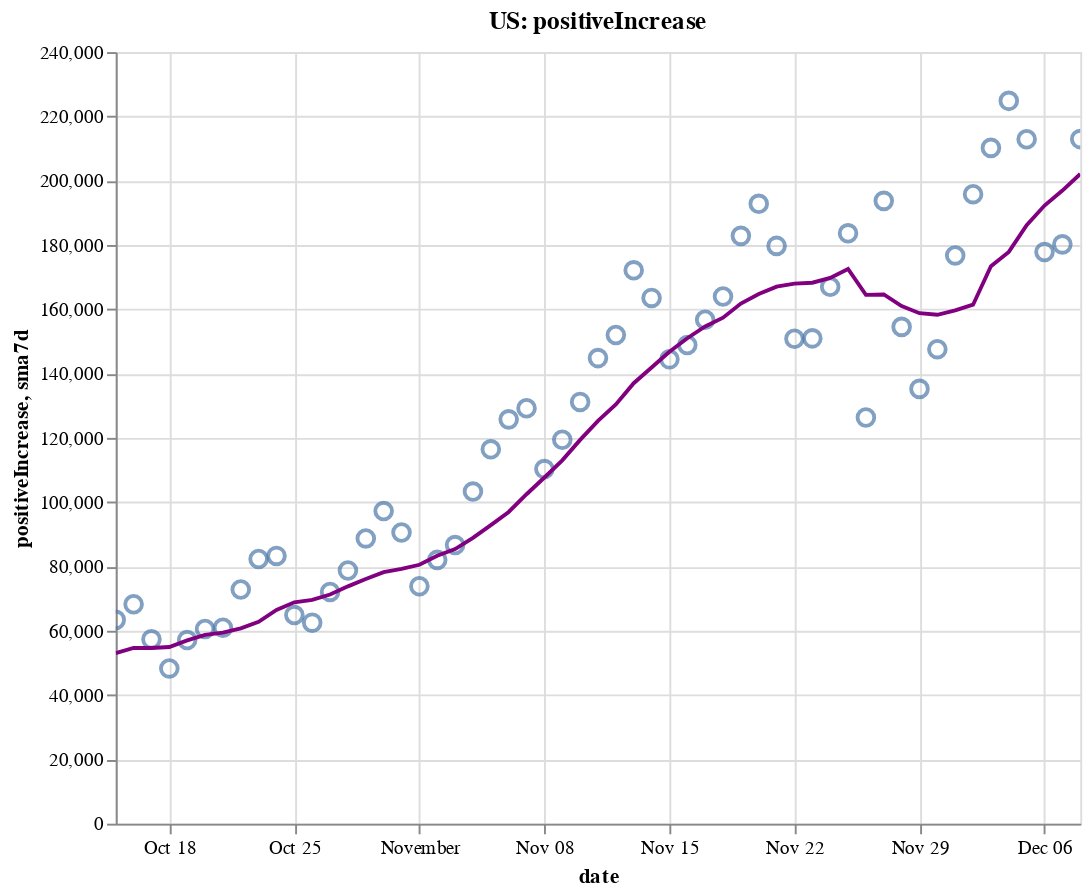

Notebook source saved alongside this figure:
### Code cell
create_plot(us, 'positiveIncrease')

### Figure 1 — Vega-Lite specification as saved in the notebook (floating-point values rounded to 4 significant figures)
{"config": {"view": {"continuousWidth": 400, "continuousHeight": 300}}, "layer": [{"layer": [{"mark": {"type": "point", "size": 75}, "encoding": {"tooltip": [{"type": "temporal", "field": "date"}, {"type": "quantitative", "field": "positiveIncrease"}, {"type": "quantitative", "field": "sma7d"}], "x": {"type": "temporal", "field": "date"}, "y": {"type": "quantitative", "field": "positiveIncrease"}}, "selection": {"selector002": {"type": "interval", "bind": "scales", "encodings": ["x", "y"]}}}, {"mark": {"type": "line", "color": "purple"}, "encoding": {"x": {"type": "temporal", "field": "date"}, "y": {"type": "quantitative", "field": "sma7d"}}}]}, {"mark": {"type": "rule", "color": "#aaa"}, "encoding": {"x": {"type": "temporal", "field": "date"}}, "transform": [{"filter": {"selection": "selector001"}}]}, {"mark": "circle", "encoding": {"opacity": {"condition": {"value": 1, "selection": "selector001"}, "value": 0}, "tooltip": [{"type": "temporal", "field": "date"}, {"type": "quantitative", "field": "positiveIncrease"}, {"type": "quantitative", "field": "sma7d"}], "x": {"type": "temporal", "field": "date"}, "y": {"type": "quantitative", "field": "positiveIncrease"}}, "selection": {"selector001": {"type": "single", "encodings": ["x"], "on": "mouseover", "nearest": true, "empty": "none"}}}, {"mark": {"type": "text", "align": "left", "dx": 5, "dy": -5, "stroke": "white", "strokeWidth": 2}, "encoding": {"text": {"type": "quantitative", "field": "positiveIncrease"}, "tooltip": [{"type": "temporal", "field": "date"}, {"type": "quantitative", "field": "positiveIncrease"}, {"type": "quantitative", "field": "sma7d"}], "x": {"type": "temporal", "field": "date"}, "y": {"type": "quantitative", "field": "positiveIncrease"}}, "transform": [{"filter": {"selection": "selector001"}}]}, {"mark": {"type": "text", "align": "left", "dx": 5, "dy": -5}, "encoding": {"text": {"type": "quantitative", "field": "positiveIncrease"}, "tooltip": [{"type": "temporal", "field": "date"}, {"type": "quantitative", "field": "positiveIncrease"}, {"type": "quantitative", "field": "sma7d"}], "x": {"type": "temporal", "field": "date"}, "y": {"type": "quantitative", "field": "positiveIncrease"}}, "transform": [{"filter": {"selection": "selector001"}}]}], "data": {"name": "data-c521dd7aae1db661ce78ebd2d1049daf"}, "height": 400, "title": "US: positiveIncrease", "width": 500, "$schema": "https://vega.github.io/schema/vega-lite/v4.8.1.json", "datasets": {"data-c521dd7aae1db661ce78ebd2d1049daf": [{"date": "2020-10-15T00:00:00", "totalTestResultsIncrease": 1109000.0, "positiveIncrease": 63390.0, "death": 209400.0, "deathIncrease": 930.0, "positiveRate": 0.057, "state": "US", "sma7d": 53030.0}, {"date": "2020-10-16T00:00:00", "totalTestResultsIncrease": 1231000.0, "positiveIncrease": 68250.0, "death": 210300.0, "deathIncrease": 897.0, "positiveRate": 0.055, "state": "US", "sma7d": 54670.0}, {"date": "2020-10-17T00:00:00", "totalTestResultsIncrease": 1299000.0, "positiveIncrease": 57330.0, "death": 211100.0, "deathIncrease": 773.0, "positiveRate": 0.044, "state": "US", "sma7d": 54660.0}, {"date": "2020-10-18T00:00:00", "totalTestResultsIncrease": 1052000.0, "positiveIncrease": 48280.0, "death": 211500.0, "deathIncrease": 402.0, "positiveRate": 0.046, "state": "US", "sma7d": 54940.0}, {"date": "2020-10-19T00:00:00", "totalTestResultsIncrease": 1135000.0, "positiveIncrease": 57110.0, "death": 212000.0, "deathIncrease": 456.0, "positiveRate": 0.05, "state": "US", "sma7d": 57010.0}, {"date": "2020-10-20T00:00:00", "totalTestResultsIncrease": 952700.0, "positiveIncrease": 60550.0, "death": 212800.0, "deathIncrease": 837.0, "positiveRate": 0.064, "state": "US", "sma7d": 58720.0}, {"date": "2020-10-21T00:00:00", "totalTestResultsIncrease": 941800.0, "positiveIncrease": 60960.0, "death": 213800.0, "deathIncrease": 1019.0, "positiveRate": 0.065, "state": "US", "sma7d": 59410.0}, {"date": "2020-10-22T00:00:00", "totalTestResultsIncrease": 1230000.0, "positiveIncrease": 72840.0, "death": 214900.0, "deathIncrease": 1126.0, "positiveRate": 0.059, "state": "US", "sma7d": 60760.0}, {"date": "2020-10-23T00:00:00", "totalTestResultsIncrease": 1383000.0, "positiveIncrease": 82330.0, "death": 215900.0, "deathIncrease": 934.0, "positiveRate": 0.06, "state": "US", "sma7d": 62770.0}, {"date": "2020-10-24T00:00:00", "totalTestResultsIncrease": 1323000.0, "positiveIncrease": 83290.0, "death": 216800.0, "deathIncrease": 890.0, "positiveRate": 0.063, "state": "US", "sma7d": 66480.0}, {"date": "2020-10-25T00:00:00", "totalTestResultsIncrease": 1188000.0, "positiveIncrease": 64890.0, "death": 217100.0, "deathIncrease": 382.0, "positiveRate": 0.055, "state": "US", "sma7d": 68850.0}, {"date": "2020-10-26T00:00:00", "totalTestResultsIncrease": 1211000.0, "positiveIncrease": 62520.0, "death": 217500.0, "deathIncrease": 402.0, "positiveRate": 0.052, "state": "US", "sma7d": 69630.0}, {"date": "2020-10-27T00:00:00", "totalTestResultsIncrease": 1071000.0, "positiveIncrease": 72080.0, "death": 218500.0, "deathIncrease": 919.0, "positiveRate": 0.067, "state": "US", "sma7d": 71270.0}, {"date": "2020-10-28T00:00:00", "totalTestResultsIncrease": 1096000.0, "positiveIncrease": 78750.0, "death": 219500.0, "deathIncrease": 1044.0, "positiveRate": 0.072, "state": "US", "sma7d": 73820.0}, {"date": "2020-10-29T00:00:00", "totalTestResultsIncrease": 1333000.0, "positiveIncrease": 88720.0, "death": 220500.0, "deathIncrease": 1037.0, "positiveRate": 0.067, "state": "US", "sma7d": 76090.0}, {"date": "2020-10-30T00:00:00", "totalTestResultsIncrease": 1364000.0, "positiveIncrease": 97240.0, "death": 221500.0, "deathIncrease": 947.0, "positiveRate": 0.071, "state": "US", "sma7d": 78210.0}, {"date": "2020-10-31T00:00:00", "totalTestResultsIncrease": 1390000.0, "positiveIncrease": 90580.0, "death": 222500.0, "deathIncrease": 963.0, "positiveRate": 0.065, "state": "US", "sma7d": 79260.0}, {"date": "2020-11-01T00:00:00", "totalTestResultsIncrease": 1128000.0, "positiveIncrease": 73850.0, "death": 222900.0, "deathIncrease": 395.0, "positiveRate": 0.065, "state": "US", "sma7d": 80540.0}, {"date": "2020-11-02T00:00:00", "totalTestResultsIncrease": 1327000.0, "positiveIncrease": 82050.0, "death": 223300.0, "deathIncrease": 491.0, "positiveRate": 0.062, "state": "US", "sma7d": 83330.0}, {"date": "2020-11-03T00:00:00", "totalTestResultsIncrease": 1129000.0, "positiveIncrease": 86670.0, "death": 224900.0, "deathIncrease": 1514.0, "positiveRate": 0.077, "state": "US", "sma7d": 85410.0}, {"date": "2020-11-04T00:00:00", "totalTestResultsIncrease": 1223000.0, "positiveIncrease": 103300.0, "death": 226000.0, "deathIncrease": 1117.0, "positiveRate": 0.084, "state": "US", "sma7d": 88920.0}, {"date": "2020-11-05T00:00:00", "totalTestResultsIncrease": 1567000.0, "positiveIncrease": 116400.0, "death": 227100.0, "deathIncrease": 1146.0, "positiveRate": 0.074, "state": "US", "sma7d": 92880.0}, {"date": "2020-11-06T00:00:00", "totalTestResultsIncrease": 1564000.0, "positiveIncrease": 125800.0, "death": 228300.0, "deathIncrease": 1173.0, "positiveRate": 0.08, "state": "US", "sma7d": 96950.0}, {"date": "2020-11-07T00:00:00", "totalTestResultsIncrease": 1413000.0, "positiveIncrease": 129200.0, "death": 229400.0, "deathIncrease": 1119.0, "positiveRate": 0.091, "state": "US", "sma7d": 102500.0}, {"date": "2020-11-08T00:00:00", "totalTestResultsIncrease": 1252000.0, "positiveIncrease": 110300.0, "death": 229900.0, "deathIncrease": 496.0, "positiveRate": 0.088, "state": "US", "sma7d": 107700.0}, {"date": "2020-11-09T00:00:00", "totalTestResultsIncrease": 1516000.0, "positiveIncrease": 119400.0, "death": 230500.0, "deathIncrease": 577.0, "positiveRate": 0.079, "state": "US", "sma7d": 113000.0}, {"date": "2020-11-10T00:00:00", "totalTestResultsIncrease": 1252000.0, "positiveIncrease": 131200.0, "death": 231800.0, "deathIncrease": 1360.0, "positiveRate": 0.105, "state": "US", "sma7d": 119400.0}, {"date": "2020-11-11T00:00:00", "totalTestResultsIncrease": 1418000.0, "positiveIncrease": 144800.0, "death": 233400.0, "deathIncrease": 1563.0, "positiveRate": 0.102, "state": "US", "sma7d": 125300.0}, {"date": "2020-11-12T00:00:00", "totalTestResultsIncrease": 1476000.0, "positiveIncrease": 152000.0, "death": 234500.0, "deathIncrease": 1119.0, "positiveRate": 0.103, "state": "US", "sma7d": 130400.0}, {"date": "2020-11-13T00:00:00", "totalTestResultsIncrease": 1698000.0, "positiveIncrease": 172100.0, "death": 235800.0, "deathIncrease": 1268.0, "positiveRate": 0.101, "state": "US", "sma7d": 137000.0}, {"date": "2020-11-14T00:00:00", "totalTestResultsIncrease": 1662000.0, "positiveIncrease": 163500.0, "death": 237100.0, "deathIncrease": 1331.0, "positiveRate": 0.098, "state": "US", "sma7d": 141900.0}, {"date": "2020-11-15T00:00:00", "totalTestResultsIncrease": 1615000.0, "positiveIncrease": 144400.0, "death": 237800.0, "deathIncrease": 687.0, "positiveRate": 0.089, "state": "US", "sma7d": 146800.0}, {"date": "2020-11-16T00:00:00", "totalTestResultsIncrease": 1487000.0, "positiveIncrease": 148900.0, "death": 238400.0, "deathIncrease": 619.0, "positiveRate": 0.1, "state": "US", "sma7d": 151000.0}, {"date": "2020-11-17T00:00:00", "totalTestResultsIncrease": 1512000.0, "positiveIncrease": 156700.0, "death": 240000.0, "deathIncrease": 1555.0, "positiveRate": 0.104, "state": "US", "sma7d": 154600.0}, {"date": "2020-11-18T00:00:00", "totalTestResultsIncrease": 1539000.0, "positiveIncrease": 164000.0, "death": 241900.0, "deathIncrease": 1864.0, "positiveRate": 0.107, "state": "US", "sma7d": 157400.0}, {"date": "2020-11-19T00:00:00", "totalTestResultsIncrease": 1821000.0, "positiveIncrease": 182800.0, "death": 243800.0, "deathIncrease": 1967.0, "positiveRate": 0.1, "state": "US", "sma7d": 161800.0}, {"date": "2020-11-20T00:00:00", "totalTestResultsIncrease": 1919000.0, "positiveIncrease": 192800.0, "death": 245700.0, "deathIncrease": 1884.0, "positiveRate": 0.1, "state": "US", "sma7d": 164700.0}, {"date": "2020-11-21T00:00:00", "totalTestResultsIncrease": 2004000.0, "positiveIncrease": 179700.0, "death": 247200.0, "deathIncrease": 1512.0, "positiveRate": 0.09, "state": "US", "sma7d": 167100.0}, {"date": "2020-11-22T00:00:00", "totalTestResultsIncrease": 1744000.0, "positiveIncrease": 150800.0, "death": 248100.0, "deathIncrease": 898.0, "positiveRate": 0.086, "state": "US", "sma7d": 168000.0}, {"date": "2020-11-23T00:00:00", "totalTestResultsIncrease": 1759000.0, "positiveIncrease": 151000.0, "death": 249100.0, "deathIncrease": 955.0, "positiveRate": 0.086, "state": "US", "sma7d": 168300.0}, {"date": "2020-11-24T00:00:00", "totalTestResultsIncrease": 1790000.0, "positiveIncrease": 167000.0, "death": 251100.0, "deathIncrease": 2066.0, "positiveRate": 0.093, "state": "US", "sma7d": 169700.0}, {"date": "2020-11-25T00:00:00", "totalTestResultsIncrease": 1721000.0, "positiveIncrease": 183600.0, "death": 253400.0, "deathIncrease": 2289.0, "positiveRate": 0.107, "state": "US", "sma7d": 172500.0}, {"date": "2020-11-26T00:00:00", "totalTestResultsIncrease": 1170000.0, "positiveIncrease": 126300.0, "death": 254800.0, "deathIncrease": 1336.0, "positiveRate": 0.108, "state": "US", "sma7d": 164500.0}, {"date": "2020-11-27T00:00:00", "totalTestResultsIncrease": 2126000.0, "positiveIncrease": 193700.0, "death": 256100.0, "deathIncrease": 1372.0, "positiveRate": 0.091, "state": "US", "sma7d": 164600.0}, {"date": "2020-11-28T00:00:00", "totalTestResultsIncrease": 1710000.0, "positiveIncrease": 154500.0, "death": 257400.0, "deathIncrease": 1245.0, "positiveRate": 0.09, "state": "US", "sma7d": 161000.0}, {"date": "2020-11-29T00:00:00", "totalTestResultsIncrease": 1290000.0, "positiveIncrease": 135200.0, "death": 258200.0, "deathIncrease": 803.0, "positiveRate": 0.105, "state": "US", "sma7d": 158800.0}, {"date": "2020-11-30T00:00:00", "totalTestResultsIncrease": 1603000.0, "positiveIncrease": 147600.0, "death": 259300.0, "deathIncrease": 1136.0, "positiveRate": 0.092, "state": "US", "sma7d": 158300.0}, {"date": "2020-12-01T00:00:00", "totalTestResultsIncrease": 2341000.0, "positiveIncrease": 176800.0, "death": 261800.0, "deathIncrease": 2473.0, "positiveRate": 0.076, "state": "US", "sma7d": 159700.0}, {"date": "2020-12-02T00:00:00", "totalTestResultsIncrease": 1459000.0, "positiveIncrease": 195800.0, "death": 264500.0, "deathIncrease": 2733.0, "positiveRate": 0.134, "state": "US", "sma7d": 161400.0}, {"date": "2020-12-03T00:00:00", "totalTestResultsIncrease": 1828000.0, "positiveIncrease": 210200.0, "death": 267200.0, "deathIncrease": 2706.0, "positiveRate": 0.115, "state": "US", "sma7d": 173400.0}, {"date": "2020-12-04T00:00:00", "totalTestResultsIncrease": 1855000.0, "positiveIncrease": 224800.0, "death": 269800.0, "deathIncrease": 2563.0, "positiveRate": 0.121, "state": "US", "sma7d": 177800.0}, {"date": "2020-12-05T00:00:00", "totalTestResultsIncrease": 2191000.0, "positiveIncrease": 212900.0, "death": 272300.0, "deathIncrease": 2461.0, "positiveRate": 0.097, "state": "US", "sma7d": 186200.0}, {"date": "2020-12-06T00:00:00", "totalTestResultsIncrease": 1648000.0, "positiveIncrease": 177800.0, "death": 273400.0, "deathIncrease": 1146.0, "positiveRate": 0.108, "state": "US", "sma7d": 192300.0}, {"date": "2020-12-07T00:00:00", "totalTestResultsIncrease": 1835000.0, "positiveIncrease": 180200.0, "death": 274700.0, "deathIncrease": 1347.0, "positiveRate": 0.098, "state": "US", "sma7d": 196900.0}, {"date": "2020-12-08T00:00:00", "totalTestResultsIncrease": 1632000.0, "positiveIncrease": 212900.0, "death": 277200.0, "deathIncrease": 2622.0, "positiveRate": 0.131, "state": "US", "sma7d": 202100.0}]}}
